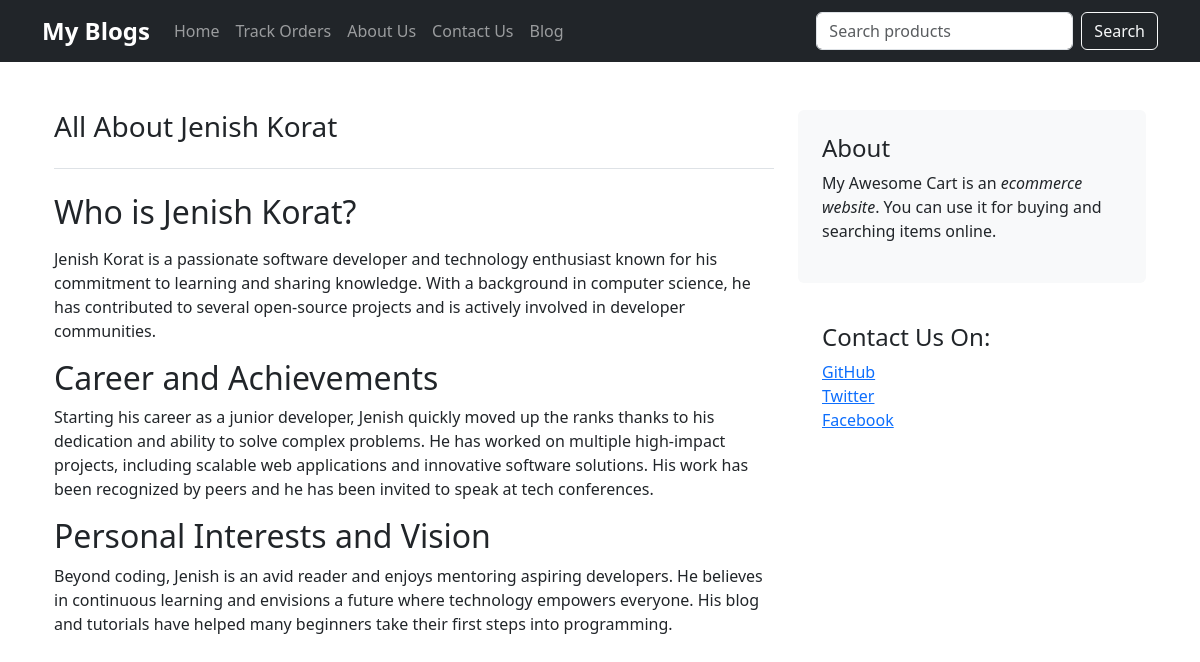
The page /blog/blogpost/1 on the database its author committed.
### blog/models.py (models this page shows)
class BlogPost(models.Model):
    post_id = models.AutoField(primary_key=True)
    title = models.CharField(max_length=50)
    head0 = models.CharField(max_length=500, default="")
    chead0 = models.CharField(max_length=5000, default="")
    head1 = models.CharField(max_length=500, default="")
    chead1 = models.CharField(max_length=5000, default="")
    head2 = models.CharField(max_length=500, default="")
    chead2 = models.CharField(max_length=5000, default="")
    pub_date = models.DateField()
    thumbnail = models.ImageField(upload_to='blog/images', default="")
    def __str__(self):
        return self.title

### blog/views.py (the view)
# urls.py: path('blogpost/<int:id>', views.blogpost, name="BlogPost"),
def blogpost(request, id):
    post = BlogPost.objects.filter(post_id = id)[0]
    print(post)
    return render(request, 'blog/blogpost.html', {'post': post})

### blog/templates/blog/blogpost.html (shortened to what this page needs)
{% extends 'blog/base.html' %}
{% block content %}
<div class="container">
    <div class="row mt-4">
        <div class="col-md-8 blog-main">
            <h3 class="pb-4 mb-4 font-italic border-bottom">
                {{ post.title }}
            </h3>
            <div class="blog-post">
                <h2 class="blog-post-title">{{ post.head0 }}</h2>
                <p>{{ post.chead0 }}</p>
                <h2>{{ post.head1 }}</h2>
                <p> {{ post.chead1 }}</p>
                <h2>{{ post.head2 }}</h2>
                <p>{{ post.chead2 }}</p>
            </div>
        </div>
        <aside class="col-md-4 blog-sidebar">
            <div class="p-4 mb-3 bg-light rounded">
                <h4 class="font-italic">About</h4>
                <p class="mb-0">My Awesome Cart is an <em>ecommerce website</em>. You can use it for buying and searching items online. </p>
            </div>
            <div class="p-4">
                <h4 class="font-italic">Contact Us On: </h4>
                <ol class="list-unstyled">
                    <li><a href="#">GitHub</a></li>
                    <li><a href="#">Twitter</a></li>
                    <li><a href="#">Facebook</a></li>
                </ol>
            </div>
        </aside>
    </div>
</div>
{% endblock %}

### rows shown on the page
BlogPost: title "All About Jenish Korat", head0 "Who is Jenish Korat?", chead0 "Jenish Korat is a passionate software developer and technology enthusiast known for his commitment to learning and sharing knowledge. With a background in computer science, he has contributed to several open-source projects and is actively involved in developer communities.", head1 "Career and Achievements", chead1 "Starting his career as a junior developer, Jenish quickly moved up the ranks thanks to his dedication and ability to solve complex problems. He has worked on multiple high-impact projects, including scalable web applications and innovative software solutions. His work has been recognized by peers and he has been invited to speak at tech conferences.", head2 "Personal Interests and Vision", chead2 "Beyond coding, Jenish is an avid reader and enjoys mentoring aspiring developers. He believes in continuous learning and envisions a future where technology empowers everyone. His blog and tutorials have helped many beginners take their first steps into programming."
